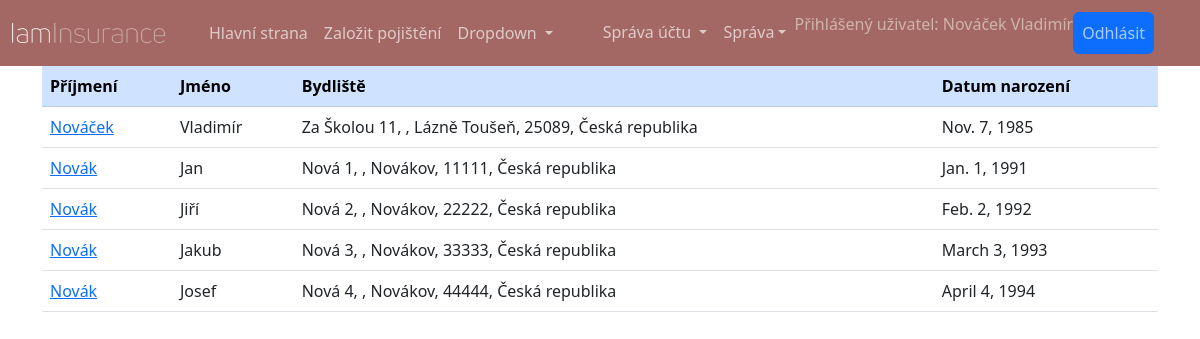
The page /sprava/seznam-klientu/ (signed in) on the database its author committed.
### insurance_app/models.py (models this page shows, shortened)
class Person(AbstractBaseUser, PermissionsMixin):
    USERNAME_FIELD = "email"
    REQUIRED_FIELDS = ["first_name", "last_name", "date_of_birth"]
    objects = PersonManager()
    first_name = models.CharField(max_length=150)
    last_name = models.CharField(max_length=150)
    email = models.EmailField(unique=True)
    phone = modelfields.PhoneNumberField(region="CZ", null=True)
    address1 = models.CharField(max_length=150, default="")
    address2 = models.CharField(max_length=150, blank=True, default="")
    postal_code = models.CharField(max_length=12, default="")
    city = models.CharField(max_length=150, default="")
    country = models.CharField(max_length=150, default="")
    date_of_birth = models.DateField()
    is_staff = models.BooleanField(default=False)
    is_superuser = models.BooleanField(default=False)
    slug = models.SlugField(unique=True, null=False)
    @property
    def full_address(self):
        return ", ".join((
            str(self.address1),
            str(self.address2),
            str(self.city),
            str(self.postal_code),
            str(self.country)
        ))
    def __str__(self):
        return f"{self.last_name} {self.first_name}"

### administration/views.py (the view)
# urls.py: path("seznam-klientu/", views.ClientListView.as_view(), name="clients-list"),
class ClientListView(generic.ListView):
    model = models.Person
    template_name = template.CLIENT_LIST
    def get(self, request, *args, **kwargs):
        if not request.user.is_staff:
            raise Http404
        else:
            return super().get(request, *args, **kwargs)

### insurance_app/templates/insurance_app/clients_list.html
{% extends 'main.html' %}
{% block content %}
<table class="table table-hover">
    <thead class="table-primary">
        <tr>
            <th>Příjmení</th>
            <th>Jméno</th>
            <th>Bydliště</th>
            <th>Datum narození</th>
        </tr>
    </thead>
    <tbody>
    {% if object_list.0 %}
    {% for obj in object_list %}
        <tr>
            <td><a href="#">{{ obj.last_name }}</a></td>
            <td>{{ obj.first_name }}</td>
            <td>{{ obj.full_address }}</td>
            <td>{{ obj.date_of_birth }}</td>
        </tr>
    {% endfor %}
    {% else %}
        <tr><td colspan="4">Žádný uživatel nenalezen</td></tr>
    {% endif %}
    </tbody>
</table>
{% endblock %}

### insurance_app/templates/main.html (shortened to what this page needs)
<!DOCTYPE html>
<html lang="cs" >
<head>
    {% load static %}
    <link rel="stylesheet" href="{% static 'css/style.css' %}" type="text/css" />
    <link rel="stylesheet" href="{% static 'css/bootstrap.min.css' %}" type = "text/css" />
</head>
<body>
    <header>
        <nav class="navbar navbar-expand-lg bg-body-tertiary">
            <div class="container-fluid">
                <a class="navbar-brand" href="{% url 'home' %}">
                    <img src="{% static 'images/iaminsurance-logo.webp' %}" class="img-brand" alt="iaminsurance">
                </a>
                <div class="collapse navbar-collapse" id="navbarSupportedContent">
                    <ul class="navbar-nav me-auto mb-2 mb-lg-0">
                        <li class="nav-item">
                            <a class="nav-link" aria-current="page" href="{% url 'home' %}">Hlavní strana</a>
                        </li>
                        <li class="nav-item">
                            <a class="nav-link" href="{% if user.is_authenticated %}{% url 'register-contract' %}{% else %}{% url 'register' %}{% endif %}">Založit pojištění</a>
                        </li>
                        <li class="nav-item dropdown">
                            <a class="nav-link dropdown-toggle" href="#" role="button" data-bs-toggle="dropdown"
                               aria-expanded="false">
                                Dropdown
                            </a>
                        </li>
                    </ul>
                    <ul class="navbar-nav me-auto mb-2 mb-lg-0">
                        {% if user.is_authenticated %}
                        <li class="nav-item dropdown">
                            <a class="nav-link dropdown-toggle" href="#" role="button" data-bs-toggle="dropdown"
                               aria-expanded="false">
                                Správa účtu
                            </a>
                        </li>
                        {% if user.is_staff %}<li class="nav-item dropdown">
                            <a class="nav-link dropdown-toggle" href="#" role="button" data-bs-toggle="dropdown" aria-expanded="false">Správa</a>
                        </li>{% endif %}
                        <li class="nav-item"><span class="h-100 text-center text-secondary">Přihlášený uživatel: {{ user }}</span></li>
                        <li class="nav-item"><a class="nav-link btn btn-primary" href="{% url 'logout' %}?next={{ request.path|escape }}">Odhlásit</a></li>
                        {% else %}<li class="nav-item"><a class="btn btn-primary" href="{% url 'login' %}">Login</a></li>
                        {% endif %}
                    </ul>
                </div>
            </div>
        </nav>
    </header>
    <article class="container">
    {% block content %}
    {% endblock %}
    </article>
</body>
</html>

### insurance_app/static/css/style.css (style rules this page uses)
body { background: #fffffe; }
.img-brand { height: 40px; padding: 10px 20px 10px 0; }

### rows shown on the page
Person: last_name+first_name "Nováček Vladimír", last_name "Nováček", first_name "Vladimír", full_address "Za Školou 11, , Lázně Toušeň, 25089, Česká republika", date_of_birth "Nov. 7, 1985"
Person: last_name "Novák", first_name "Jan", full_address "Nová 1, , Novákov, 11111, Česká republika", date_of_birth "Jan. 1, 1991"
Person: last_name "Novák", first_name "Jiří", full_address "Nová 2, , Novákov, 22222, Česká republika", date_of_birth "Feb. 2, 1992"
Person: last_name "Novák", first_name "Jakub", full_address "Nová 3, , Novákov, 33333, Česká republika", date_of_birth "March 3, 1993"
Person: last_name "Novák", first_name "Josef", full_address "Nová 4, , Novákov, 44444, Česká republika", date_of_birth "April 4, 1994"
